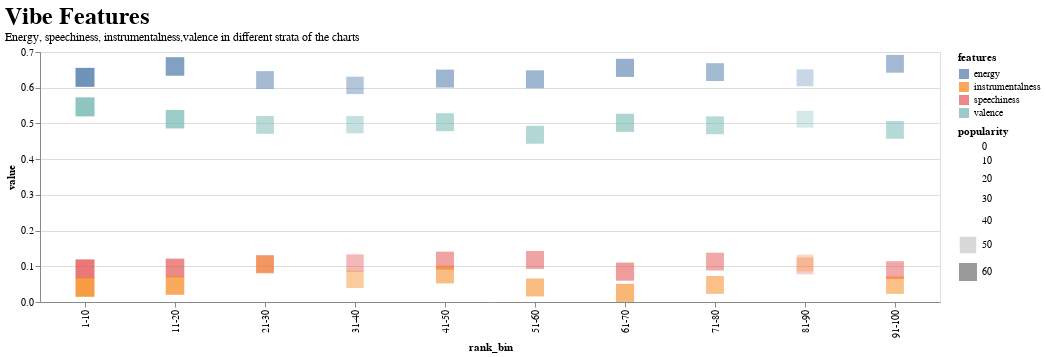

Notebook source saved alongside this figure:
### Code cell
import altair as alt
import pandas as pd
alt.renderers.set_embed_options(theme='dark')

hits = pd.read_csv('../data/processed/audio_data_processed.csv')
hits.drop(["Unnamed: 0",'type','uri','track_href','analysis_url','id'], axis=1, inplace=True)
hits['rank_bin'] = pd.cut(hits['Rank'],bins=10,labels=['1-10','11-20','21-30','31-40','41-50','51-60','61-70','71-80','81-90','91-100'])

hits_c = hits
hits_c_bin = hits_c.groupby('rank_bin').mean().reset_index()
hits_c_bin = hits_c_bin[['rank_bin','popularity','energy','speechiness','instrumentalness','valence']].set_index(['rank_bin','popularity']).stack().reset_index(name='value').rename(columns={'level_2':'features'})
charts=[]
titleParams=[alt.TitleParams(text = x,subtitle=y,anchor='start',fontSize = 24) for (x,y) in [
            ("Vibe Features","Energy, speechiness, instrumentalness,valence in different strata of the charts"),
            ("Rhythm Features", "Time signature, tempo, duration occurences"),
            ("Musical Features", "Musical key, mode occurences")]]

for i in ['energy','speechiness','instrumentalness','valence']:
    charts.append(alt.Chart(hits_c_bin[hits_c_bin['features'] == i]).mark_square().encode(
    x='rank_bin:N',
    y=alt.Y('value',scale=alt.Scale(zero=False)),
    color='features:N',
    opacity='popularity:Q',
    size= 'popularity:Q'
    ))
(charts[0]+charts[1]+charts[2]+charts[3]).properties(
        width=900,height=250, title = titleParams[0])

### Figure 1 — Vega-Lite specification as saved in the notebook (floating-point values rounded to 4 significant figures)
{"config": {"view": {"continuousWidth": 400, "continuousHeight": 300}}, "layer": [{"data": {"name": "data-e7024696689e9bd0500876216d64f341"}, "mark": "square", "encoding": {"color": {"field": "features", "type": "nominal"}, "opacity": {"field": "popularity", "type": "quantitative"}, "size": {"field": "popularity", "type": "quantitative"}, "x": {"field": "rank_bin", "type": "nominal"}, "y": {"field": "value", "scale": {"zero": false}, "type": "quantitative"}}}, {"data": {"name": "data-ed63c0d444bca2db8f58d27033738ec2"}, "mark": "square", "encoding": {"color": {"field": "features", "type": "nominal"}, "opacity": {"field": "popularity", "type": "quantitative"}, "size": {"field": "popularity", "type": "quantitative"}, "x": {"field": "rank_bin", "type": "nominal"}, "y": {"field": "value", "scale": {"zero": false}, "type": "quantitative"}}}, {"data": {"name": "data-dfb3378cd4519fff64b78fe60119332b"}, "mark": "square", "encoding": {"color": {"field": "features", "type": "nominal"}, "opacity": {"field": "popularity", "type": "quantitative"}, "size": {"field": "popularity", "type": "quantitative"}, "x": {"field": "rank_bin", "type": "nominal"}, "y": {"field": "value", "scale": {"zero": false}, "type": "quantitative"}}}, {"data": {"name": "data-31df0c991edcaa52abb41a6d9cfe66f6"}, "mark": "square", "encoding": {"color": {"field": "features", "type": "nominal"}, "opacity": {"field": "popularity", "type": "quantitative"}, "size": {"field": "popularity", "type": "quantitative"}, "x": {"field": "rank_bin", "type": "nominal"}, "y": {"field": "value", "scale": {"zero": false}, "type": "quantitative"}}}], "height": 250, "title": {"text": "Vibe Features", "anchor": "start", "fontSize": 24, "subtitle": "Energy, speechiness, instrumentalness,valence in different strata of the charts"}, "width": 900, "$schema": "https://vega.github.io/schema/vega-lite/v4.17.0.json", "datasets": {"data-e7024696689e9bd0500876216d64f341": [{"rank_bin": "1-10", "popularity": 66.76, "features": "energy", "value": 0.629}, {"rank_bin": "11-20", "popularity": 63.67, "features": "energy", "value": 0.6595}, {"rank_bin": "21-30", "popularity": 58.22, "features": "energy", "value": 0.6216}, {"rank_bin": "31-40", "popularity": 55.81, "features": "energy", "value": 0.6066}, {"rank_bin": "41-50", "popularity": 59.44, "features": "energy", "value": 0.6255}, {"rank_bin": "51-60", "popularity": 59.41, "features": "energy", "value": 0.6236}, {"rank_bin": "61-70", "popularity": 60.66, "features": "energy", "value": 0.6556}, {"rank_bin": "71-80", "popularity": 58.59, "features": "energy", "value": 0.6437}, {"rank_bin": "81-90", "popularity": 52.39, "features": "energy", "value": 0.6278}, {"rank_bin": "91-100", "popularity": 58.49, "features": "energy", "value": 0.667}], "data-ed63c0d444bca2db8f58d27033738ec2": [{"rank_bin": "1-10", "popularity": 66.76, "features": "speechiness", "value": 0.0926}, {"rank_bin": "11-20", "popularity": 63.67, "features": "speechiness", "value": 0.09539}, {"rank_bin": "21-30", "popularity": 58.22, "features": "speechiness", "value": 0.1065}, {"rank_bin": "31-40", "popularity": 55.81, "features": "speechiness", "value": 0.1091}, {"rank_bin": "41-50", "popularity": 59.44, "features": "speechiness", "value": 0.1159}, {"rank_bin": "51-60", "popularity": 59.41, "features": "speechiness", "value": 0.1178}, {"rank_bin": "61-70", "popularity": 60.66, "features": "speechiness", "value": 0.0851}, {"rank_bin": "71-80", "popularity": 58.59, "features": "speechiness", "value": 0.1131}, {"rank_bin": "81-90", "popularity": 52.39, "features": "speechiness", "value": 0.1012}, {"rank_bin": "91-100", "popularity": 58.49, "features": "speechiness", "value": 0.08935}], "data-dfb3378cd4519fff64b78fe60119332b": [{"rank_bin": "1-10", "popularity": 66.76, "features": "instrumentalness", "value": 0.04116}, {"rank_bin": "11-20", "popularity": 63.67, "features": "instrumentalness", "value": 0.04614}, {"rank_bin": "21-30", "popularity": 58.22, "features": "instrumentalness", "value": 0.1049}, {"rank_bin": "31-40", "popularity": 55.81, "features": "instrumentalness", "value": 0.06357}, {"rank_bin": "41-50", "popularity": 59.44, "features": "instrumentalness", "value": 0.07715}, {"rank_bin": "51-60", "popularity": 59.41, "features": "instrumentalness", "value": 0.04078}, {"rank_bin": "61-70", "popularity": 60.66, "features": "instrumentalness", "value": 0.02555}, {"rank_bin": "71-80", "popularity": 58.59, "features": "instrumentalness", "value": 0.04777}, {"rank_bin": "81-90", "popularity": 52.39, "features": "instrumentalness", "value": 0.1092}, {"rank_bin": "91-100", "popularity": 58.49, "features": "instrumentalness", "value": 0.04776}], "data-31df0c991edcaa52abb41a6d9cfe66f6": [{"rank_bin": "1-10", "popularity": 66.76, "features": "valence", "value": 0.5464}, {"rank_bin": "11-20", "popularity": 63.67, "features": "valence", "value": 0.5119}, {"rank_bin": "21-30", "popularity": 58.22, "features": "valence", "value": 0.4958}, {"rank_bin": "31-40", "popularity": 55.81, "features": "valence", "value": 0.4966}, {"rank_bin": "41-50", "popularity": 59.44, "features": "valence", "value": 0.5035}, {"rank_bin": "51-60", "popularity": 59.41, "features": "valence", "value": 0.4682}, {"rank_bin": "61-70", "popularity": 60.66, "features": "valence", "value": 0.5018}, {"rank_bin": "71-80", "popularity": 58.59, "features": "valence", "value": 0.4949}, {"rank_bin": "81-90", "popularity": 52.39, "features": "valence", "value": 0.5118}, {"rank_bin": "91-100", "popularity": 58.49, "features": "valence", "value": 0.4818}]}}
